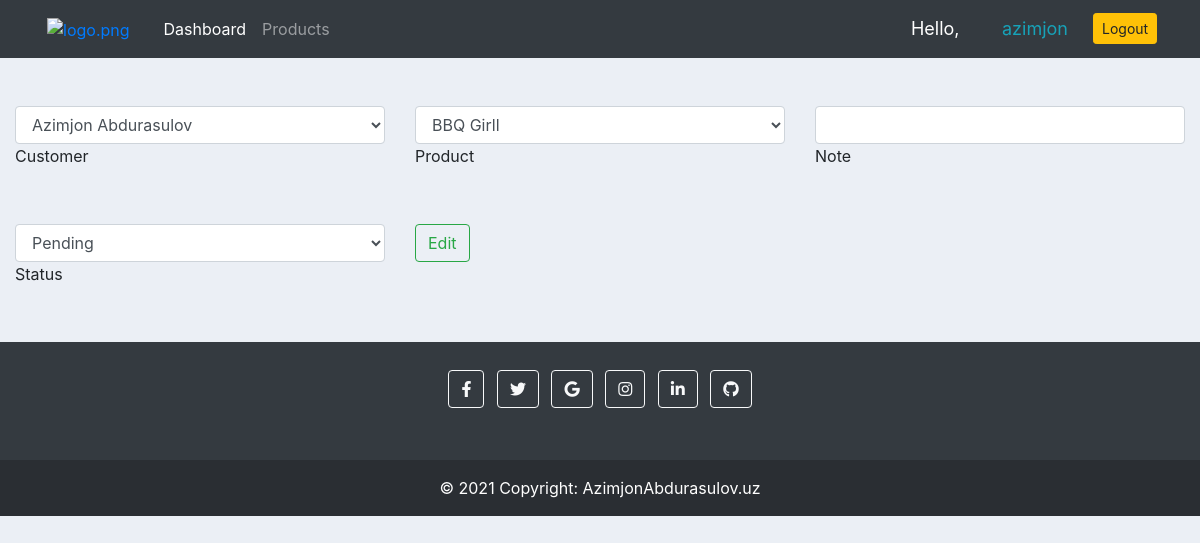
The page /update_order/15/ (signed in) on the database its author committed.
### accounts/models.py (models this page shows, shortened)
class Order(models.Model):
    STATUS = (
        ('Pending', 'Pending'),
        ('Out for delivery', 'Out for delivery'),
        ('Delivered', 'Delivered'),
    )
    customer = models.ForeignKey(
        Customer,  null=True, on_delete=models.SET_NULL)
    product = models.ForeignKey(Product,  null=True, on_delete=models.SET_NULL)
    date_created = models.DateTimeField(auto_now_add=True, null=True)
    status = models.CharField(max_length=200, null=True, choices=STATUS)
    note = models.CharField(max_length=200, null=True)

### accounts/views.py (the view)
# urls.py: path('update_order/<str:pk>/', views.updateOrder, name='update_order'),
@login_required(login_url='login')
def updateOrder(request, pk):
    order = Order.objects.get(id=pk)
    form = orderForm(instance=order)
    if request.method == "POST":
        form = orderForm(request.POST, instance=order)
        if form.is_valid():
            form.save()
            return redirect('home')
    contaxt = {
        'form': form
    }
    return render(request, 'accounts/update_order_form.html', contaxt)

### accounts/forms.py
class orderForm(ModelForm):
    class Meta:
        model = Order
        fields = '__all__'
        widgets = {
            "customer":Select(attrs={
                'class':'form-control',
            }),
            "product":Select(attrs={
                'class':'form-control',
            }),
            "status":Select(attrs={
                'class':'form-control',
            }),
            "note":TextInput(attrs={
                'class':'form-control',
            }),
        }

### accounts/models.py (called while the page is built)
    def __str__(self):
        return self.name

    def __str__(self):
        return self.name

### accounts/templates/accounts/update_order_form.html (shortened to what this page needs)
{% extends 'accounts/main.html' %}
{% block content %}
<form action="" method="POST">
    <div class="row mb-4 mt-5">
        <div class="col">
            <div class="form-outline">
                {{ form.customer}}
                <label class="form-label" for="form3Example1">Customer</label>
            </div>
        </div>
        <div class="col">
            <div class="form-outline">
                {{ form.product}}
                <label class="form-label" for="form3Example2">Product</label>
            </div>
        </div>
        <div class="col">
            <div class="form-outline">
                {{ form.note}}
                <label class="form-label" for="form3Example2">Note</label>
            </div>
        </div>
    </div>
    <div class="row mb-4 mt-5">
        <div class="col-md-4">
            {{ form.status}}
            <label class="form-label" for="form3Example3">Status</label>
        </div>
        <div class="col-md-4">
            <input class="btn  btn-outline-success" type="submit" name="Submit" value="Edit">
        </div>
    </div>
</form>
{% endblock %}

### accounts/templates/accounts/navbar.html (shortened to what this page needs)
{% load static %}
<nav class="navbar navbar-expand-lg navbar-dark bg-dark">
    <div class="container-fluid">
        <a class="nav-link" href="{% url 'home' %}"><img class="logo" src="{% static '/images/logo.png' %}" id="logo"
                alt="logo.png"></a>
        <div class="collapse navbar-collapse" id="navbarNav">
            <ul class="navbar-nav">
                <li class="nav-item active">
                    <a class="nav-link" href="{% url 'home' %}">Dashboard</a>
                </li>
                <li class="nav-item">
                    <a class="nav-link" href="{% url 'products' %}">Products</a>
                </li>
            </ul>
        </div>
    </div>
    <span class="hello-msg">Hello,</span>
    <span class="hello-msg"><a class="btn-outline-info" href="">{{ request.user }}</a></span>
    <span class="hello-msg"><a class="btn btn-sm btn-warning" href="{% url 'logout' %}">Logout</a></span>
</nav>

### static/css/main.css (style rules this page uses)
body { background-color: #ebeff5; }
#logo { width: 60px; margin-right: 10px; }

### accounts/templates/accounts/navbar.html (style rules this page uses)
.hello-msg { width: 100px; font-size: 18px; color: #fff; margin-right: 15px; }

### rows shown on the page
Order: customer "Azimjon Abdurasulov", product "BBQ Girll", status "Pending"

### other values the page prints
{{ request.user }} "azimjon"
